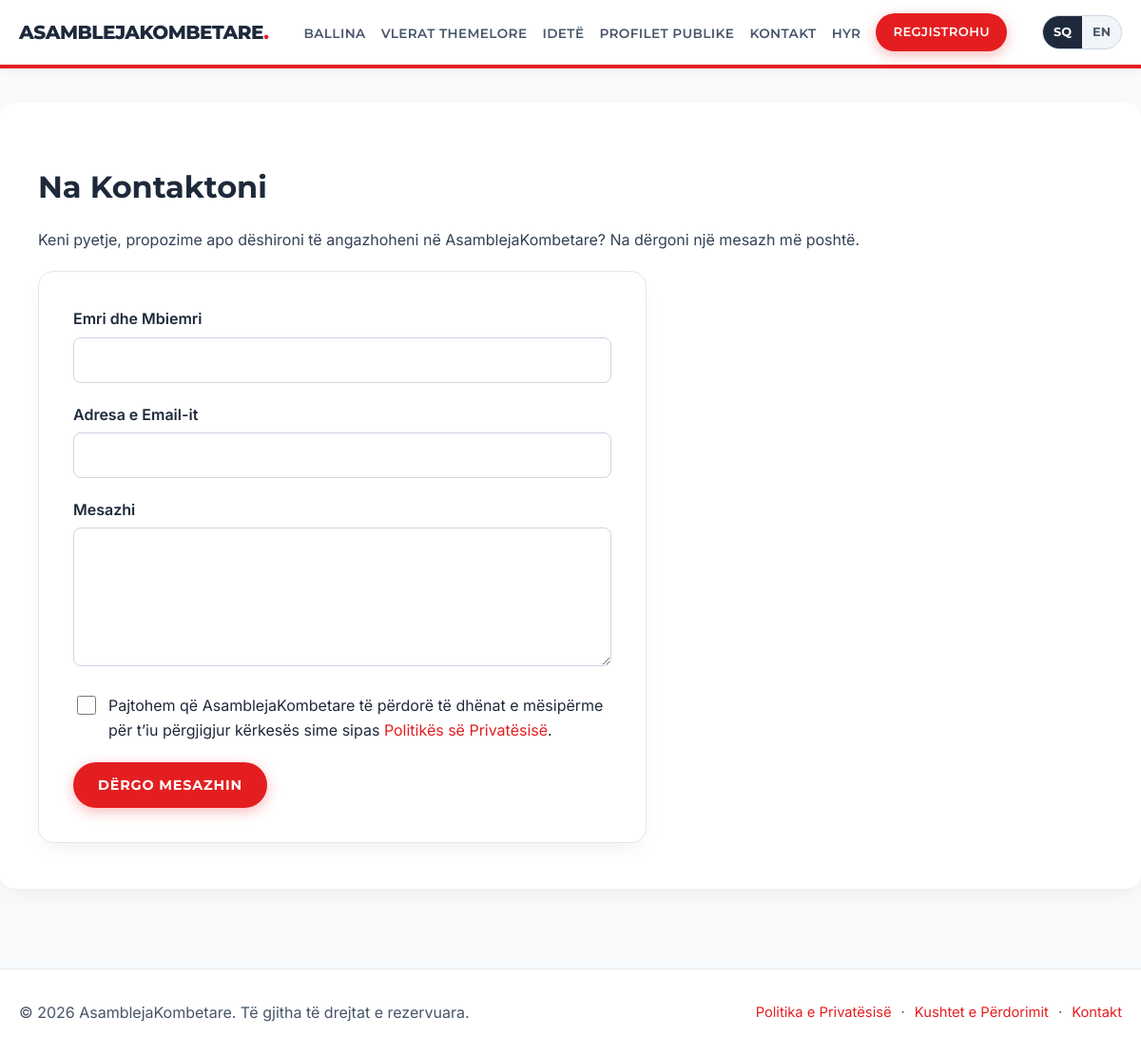
The page /contact.php on the database its author committed.
### tables this page shows
CREATE TABLE IF NOT EXISTS `settings` (
  `id` int(11) NOT NULL AUTO_INCREMENT,
  `schema_version` int(11) NOT NULL DEFAULT 2,
  `site_title` varchar(255) NOT NULL DEFAULT 'AsamblejaKombetare',
  `site_description` text,
  `site_description_sq` text,
  `home_banner_text` varchar(255) DEFAULT 'Building Our National Future Together',
  `home_banner_text_sq` varchar(255) DEFAULT 'Ndërtojmë të Ardhmen Tonë Kombëtare Së Bashku',
  `join_us_btn` varchar(255) DEFAULT 'Join Us Now',
  `join_us_btn_sq` varchar(255) DEFAULT 'Bashkohuni Tani',
  `home_core_values_title` varchar(255) DEFAULT 'Our Core Values',
  `home_core_values_title_sq` varchar(255) DEFAULT 'Vlerat Tona Themelore',
  `home_core_values_text` text,
  `home_core_values_text_sq` text,
  `view_values_btn` varchar(255) DEFAULT 'View Core Values',
  `view_values_btn_sq` varchar(255) DEFAULT 'Shiko Vlerat Themelore',
  `home_latest_ideas_title` varchar(255) DEFAULT 'Latest Community Ideas',
  `home_latest_ideas_title_sq` varchar(255) DEFAULT 'Idetë e Fundit të Komunitetit',
  `view_ideas_btn` varchar(255) DEFAULT 'View All Ideas',
  `view_ideas_btn_sq` varchar(255) DEFAULT 'Shiko të Gjitha Idetë',
  `values_page_title` varchar(255) DEFAULT 'Our Core Values',
  `values_page_title_sq` varchar(255) DEFAULT 'Vlerat Tona Themelore',
  `values_page_text` text,
  `values_page_text_sq` text,
  `ideas_page_title` varchar(255) DEFAULT 'Community Ideas',
  `ideas_page_title_sq` varchar(255) DEFAULT 'Idetë e Komunitetit',
  `ideas_page_text` text,
  `ideas_page_text_sq` text,
  `submit_idea_btn` varchar(255) DEFAULT 'Submit an Idea',
  `submit_idea_btn_sq` varchar(255) DEFAULT 'Dërgo një Ide',
  `contact_page_title` varchar(255) DEFAULT 'Contact Us',
  `contact_page_title_sq` varchar(255) DEFAULT 'Na Kontaktoni',
  `contact_page_text` text,
  `contact_page_text_sq` text,
  `register_page_title` varchar(255) DEFAULT 'Register',
  `register_page_title_sq` varchar(255) DEFAULT 'Regjistrohu',
  `login_page_title` varchar(255) DEFAULT 'Login',
  `login_page_title_sq` varchar(255) DEFAULT 'Hyrje',
  `footer_text` varchar(255) DEFAULT 'All rights reserved.',
  `footer_text_sq` varchar(255) DEFAULT 'Të gjitha të drejtat e rezervuara.',
  `email_verification_subject` varchar(255) DEFAULT 'Verify your email for {site_title}',
  `email_verification_subject_sq` varchar(255) DEFAULT 'Verifikoni email-in tuaj për {site_title}',
  `email_verification_message` text,
  `email_verification_message_sq` text,
  `menu_home` varchar(255) DEFAULT 'Home',
  `menu_home_sq` varchar(255) DEFAULT 'Ballina',
  `menu_values` varchar(255) DEFAULT 'Core Values',
  `menu_values_sq` varchar(255) DEFAULT 'Vlerat Themelore',
  `menu_ideas` varchar(255) DEFAULT 'Ideas',
  `menu_ideas_sq` varchar(255) DEFAULT 'Idetë',
  `menu_profiles` varchar(255) DEFAULT 'Public Profiles',
  `menu_profiles_sq` varchar(255) DEFAULT 'Profilet Publike',
  `menu_contact` varchar(255) DEFAULT 'Contact',
  `menu_contact_sq` varchar(255) DEFAULT 'Kontakt',
  `menu_profile` varchar(255) DEFAULT 'Profile',
  `menu_profile_sq` varchar(255) DEFAULT 'Profili',
  `menu_admin` varchar(255) DEFAULT 'Admin Panel',
  `menu_admin_sq` varchar(255) DEFAULT 'Administrimi',
  `menu_logout` varchar(255) DEFAULT 'Logout',
  `menu_logout_sq` varchar(255) DEFAULT 'Dil',
  `menu_login` varchar(255) DEFAULT 'Login',
  `menu_login_sq` varchar(255) DEFAULT 'Hyr',
  `menu_register` varchar(255) DEFAULT 'Register',
  `menu_register_sq` varchar(255) DEFAULT 'Regjistrohu',
  PRIMARY KEY (`id`)
);

### contact.php (the view, shortened to what the rows shown need)
<?php
require_once __DIR__ . '/includes/db.php';
$success = '';
?>
<!DOCTYPE html>
<html lang="<?= htmlspecialchars(current_lang(), ENT_QUOTES, 'UTF-8') ?>">
<head>
    <?php include __DIR__ . '/includes/head.php'; ?>
</head>
<body>
    <?php include __DIR__ . '/includes/header.php'; ?>
    <main id="main-content" class="container main-content">
        <h1><?= htmlspecialchars($t_contact_page_title, ENT_QUOTES, 'UTF-8') ?></h1>
        <div class="rich-text-content"><?= sanitize_rich_html($t_contact_page_text) ?></div>
        <?php if ($success): ?>
            <p class="success" role="status"><?= htmlspecialchars($success, ENT_QUOTES, 'UTF-8') ?></p>
        <?php else: ?>
            <form method="POST" action="contact.php" class="auth-form form-wide">
                <div class="form-group">
                </div>
                <div class="form-group">
                </div>
                <div class="form-group">
                </div>
                <div class="form-group checkbox-group">
                </div>
                <button type="submit" class="btn"><?= htmlspecialchars(__('contact_send_btn'), ENT_QUOTES, 'UTF-8') ?></button>
            </form>
        <?php endif; ?>
    </main>
    <?php include __DIR__ . '/includes/footer.php'; ?>
</body>
</html>

### includes/header.php (shortened to what the rows shown need)
<header class="main-header">
    <div class="container header-container">
        <div class="logo">
            <a href="index.php"><span class="logo-text"><?= htmlspecialchars($t_site_title ?? 'AsamblejaKombetare', ENT_QUOTES, 'UTF-8') ?></span></a>
        </div>
        <nav id="primary-navigation" class="main-nav" aria-label="Primary">
            <ul>
                <li><a href="index.php"><?= htmlspecialchars($t_menu_home, ENT_QUOTES, 'UTF-8') ?></a></li>
                <li><a href="core_values.php"><?= htmlspecialchars($t_menu_values, ENT_QUOTES, 'UTF-8') ?></a></li>
                <li><a href="ideas.php"><?= htmlspecialchars($t_menu_ideas, ENT_QUOTES, 'UTF-8') ?></a></li>
                <li><a href="public_profiles.php"><?= htmlspecialchars($t_menu_profiles, ENT_QUOTES, 'UTF-8') ?></a></li>
                <li><a href="contact.php"><?= htmlspecialchars($t_menu_contact, ENT_QUOTES, 'UTF-8') ?></a></li>
                <?php if (!empty($_SESSION['user_id'])): ?>
                    <li><a href="profile.php"><?= htmlspecialchars($t_menu_profile, ENT_QUOTES, 'UTF-8') ?></a></li>
                    <?php if (($_SESSION['role'] ?? '') === 'admin'): ?>
                        <li><a href="admin/index.php"><?= htmlspecialchars($t_menu_admin, ENT_QUOTES, 'UTF-8') ?></a></li>
                    <?php endif; ?>
                    <li>
                        <form method="POST" action="logout.php" class="inline-logout-form">
                            <?= csrf_field() ?>
                            <button type="submit" class="btn-logout-link">
                                <?= htmlspecialchars($t_menu_logout, ENT_QUOTES, 'UTF-8') ?> (<?= htmlspecialchars((string)($_SESSION['username'] ?? ''), ENT_QUOTES, 'UTF-8') ?>)
                            </button>
                        </form>
                    </li>
                <?php else: ?>
                    <li><a href="login.php"><?= htmlspecialchars($t_menu_login, ENT_QUOTES, 'UTF-8') ?></a></li>
                    <li><a href="register.php" class="btn btn-nav-cta"><?= htmlspecialchars($t_menu_register, ENT_QUOTES, 'UTF-8') ?></a></li>
                <?php endif; ?>
            </ul>
        </nav>
    </div>
</header>

### includes/footer.php
<?php
$footer_prefix = $asset_prefix ?? ((strpos(str_replace('\\', '/', (string)($_SERVER['SCRIPT_NAME'] ?? '')), '/admin/') !== false) ? '../' : '');
?>
<footer class="main-footer">
    <div class="container footer-inner">
        <p>&copy; <?= date('Y') ?> <?= htmlspecialchars($t_site_title ?? 'AsamblejaKombetare', ENT_QUOTES, 'UTF-8') ?>. <?= htmlspecialchars($t_footer_text ?? __('All rights reserved.'), ENT_QUOTES, 'UTF-8') ?></p>
        <nav class="footer-links" aria-label="Legal">
            <a href="<?= htmlspecialchars($footer_prefix, ENT_QUOTES, 'UTF-8') ?>privacy.php"><?= htmlspecialchars(__('privacy_policy'), ENT_QUOTES, 'UTF-8') ?></a>
            <span aria-hidden="true">&middot;</span>
            <a href="<?= htmlspecialchars($footer_prefix, ENT_QUOTES, 'UTF-8') ?>terms.php"><?= htmlspecialchars(__('terms_of_use'), ENT_QUOTES, 'UTF-8') ?></a>
            <span aria-hidden="true">&middot;</span>
            <a href="<?= htmlspecialchars($footer_prefix, ENT_QUOTES, 'UTF-8') ?>contact.php"><?= htmlspecialchars($t_menu_contact ?? 'Contact', ENT_QUOTES, 'UTF-8') ?></a>
        </nav>
    </div>
</footer>

### rows shown on the page
settings: site_title "ASAMBLEJAKOMBETARE", menu_home_sq "BALLINA", menu_values_sq "VLERAT THEMELORE", menu_ideas_sq "IDETË", menu_profiles_sq "PROFILET PUBLIKE", menu_contact_sq "KONTAKT", menu_login_sq "HYR", menu_register_sq "REGJISTROHU", contact_page_title_sq "Na Kontaktoni", contact_page_text_sq "Keni pyetje, propozime apo dëshironi të angazhoheni në AsamblejaKombetare? Na dërgoni një mesazh më poshtë.", site_title "AsamblejaKombetare", footer_text_sq "Të gjitha të drejtat e rezervuara.", menu_contact_sq "Kontakt"

### other values the page prints
__('contact_name_label') "Emri dhe Mbiemri"
__('contact_email_label') "Adresa e Email-it"
__('contact_message_label') "Mesazhi"
__('contact_consent_html') "Pajtohem që AsamblejaKombetare të përdorë të dhënat e mësipërme për t’iu përgjigjur kërkesës sime sipas Politikës së Privatësisë ."
__('contact_send_btn') "DËRGO MESAZHIN"
__('privacy_policy') "Politika e Privatësisë"
__('terms_of_use') "Kushtet e Përdorimit"
